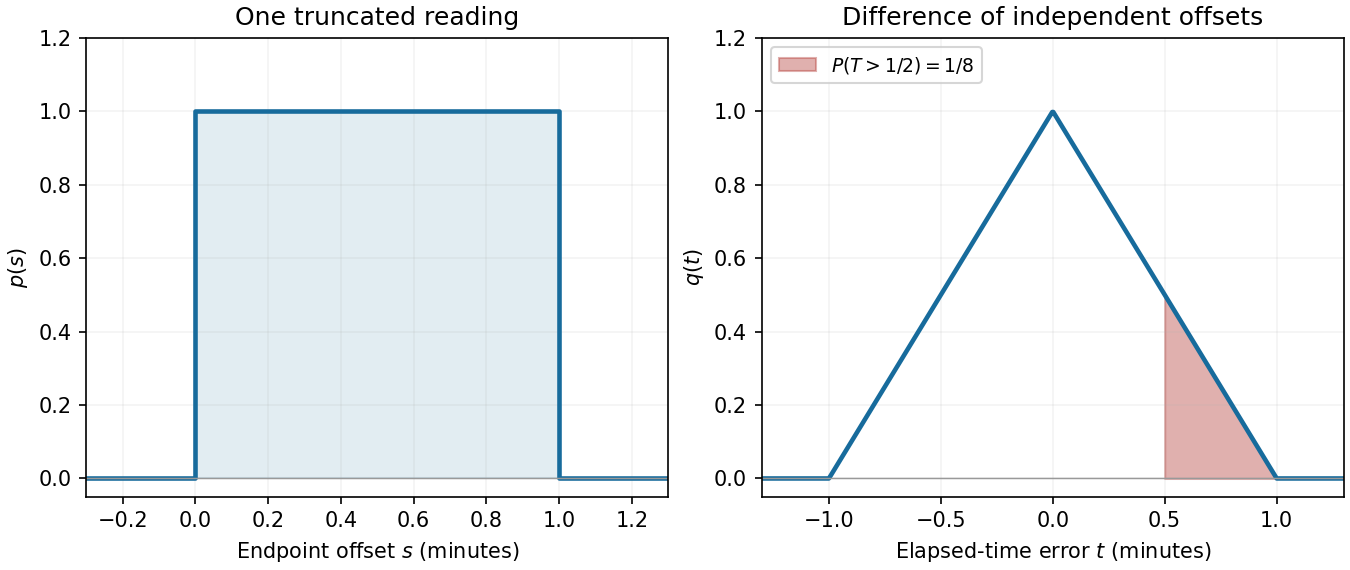

Generate this figure with Python:
"""Generate this exam figure in cwd; run from its _media source directory.
Tested with Python 3.14, NumPy 2.3.5 and Matplotlib 3.10.7.
Dependencies are documented in the repository pyproject.toml.
"""

from pathlib import Path

import matplotlib
matplotlib.use("Agg")
import matplotlib.pyplot as plt
import numpy as np

fig, axes = plt.subplots(1, 2, figsize=(9, 3.8), layout="constrained")
axes[0].plot([-0.3, 0, 0, 1, 1, 1.3], [0, 0, 1, 1, 0, 0], color="#176b9c", linewidth=2.2)
axes[0].fill_between([0, 1], [1, 1], color="#176b9c", alpha=0.12)
axes[0].set(xlabel=r"Endpoint offset $s$ (minutes)", ylabel=r"$p(s)$", xlim=(-0.3, 1.3), title="One truncated reading")
t = np.linspace(-1.3, 1.3, 600)
q = np.maximum(1 - np.abs(t), 0)
axes[1].plot(t, q, color="#176b9c", linewidth=2.2)
tail = np.linspace(0.5, 1, 100)
axes[1].fill_between(tail, 1-tail, color="#b33b35", alpha=0.4, label=r"$P(T>1/2)=1/8$")
axes[1].set(xlabel=r"Elapsed-time error $t$ (minutes)", ylabel=r"$q(t)$", xlim=(-1.3, 1.3), title="Difference of independent offsets")
axes[1].legend(loc="upper left", fontsize=9)
for ax in axes:
    ax.axhline(0, color="0.6", linewidth=0.7)
    ax.set_ylim(-0.05, 1.2)
    ax.grid(alpha=0.15)
fig.savefig(Path.cwd() / Path(__file__).with_suffix(".png").name, dpi=150, facecolor="white")
plt.close(fig)
